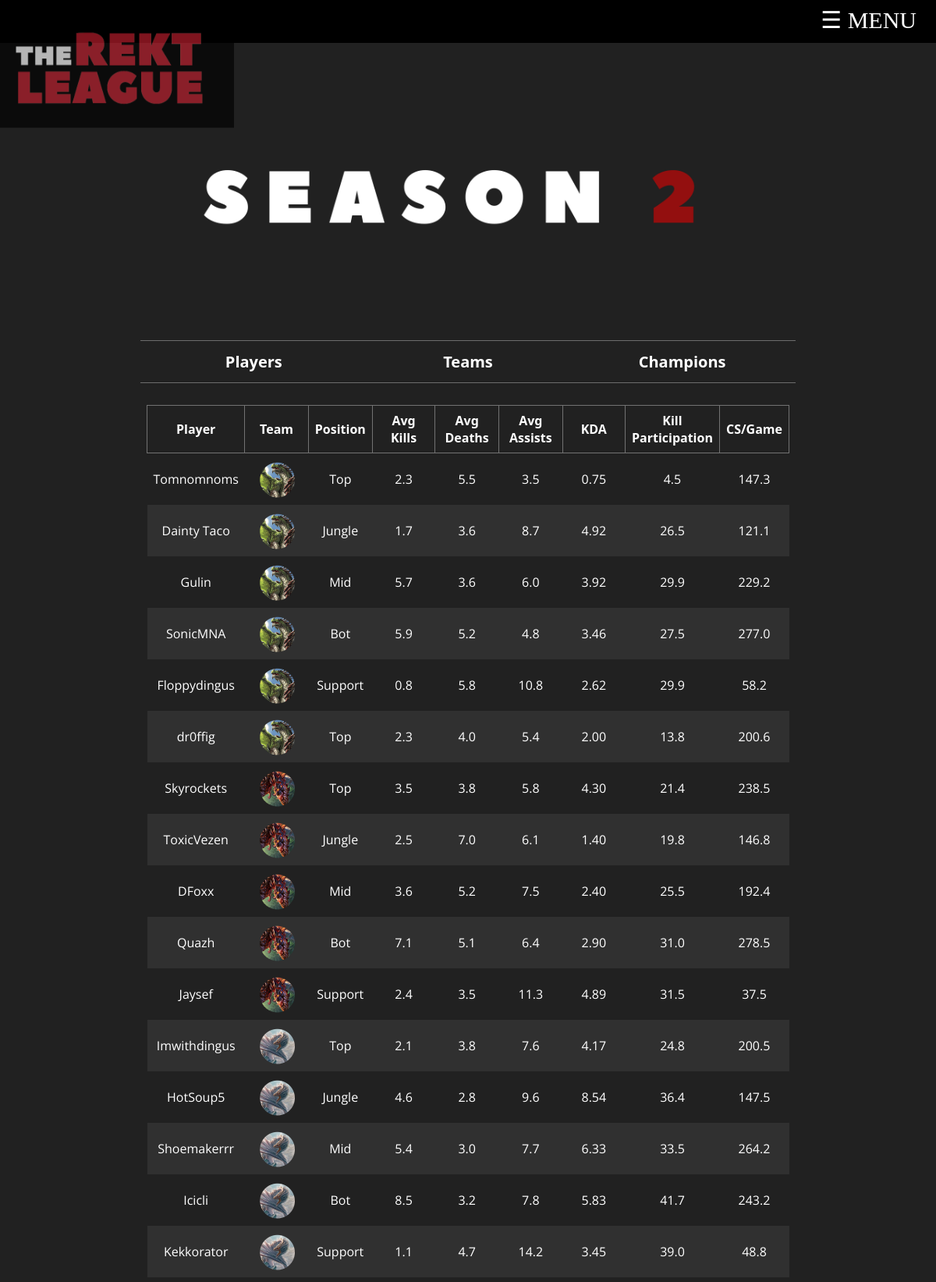
/stats/season/2/players/ (upper part), run on the app's committed database.
### stats/models.py (models this page shows, shortened)
class TeamPlayer(models.Model):
    team = models.ForeignKey(Team, on_delete=models.CASCADE)
    player = models.ForeignKey(Player)
    role = models.ForeignKey(Role)
    isLeader = models.BooleanField(default=False)
    class Meta:
        unique_together = (("team", "player"))
    def get_avg_kills(self):
        avg_kills = Match.objects.select_related().filter(playermatch__player=self.player, teammatch__team=self.team).aggregate(avg_kills=Avg('playermatch__kills'))['avg_kills']
        if avg_kills == None:
            return 0
        return avg_kills
    def get_avg_deaths(self):
        avg_deaths = Match.objects.select_related().filter(playermatch__player=self.player, teammatch__team=self.team).aggregate(avg_deaths=Avg('playermatch__deaths'))['avg_deaths']
        if avg_deaths == None:
            return 0
        return avg_deaths
    def get_avg_assists(self):
        avg_assists = Match.objects.select_related().filter(playermatch__player=self.player, teammatch__team=self.team).aggregate(avg_assists=Avg('playermatch__assists'))['avg_assists']
        if avg_assists == None:
            return 0
        return avg_assists
    def get_kda(self):
        kda = Match.objects.select_related().filter(playermatch__player=self.player, teammatch__team=self.team).aggregate(kda=Avg((F('playermatch__kills') + F('playermatch__assists')) / F('playermatch__deaths')))['kda']
        if kda == None:
            return 0
        return kda
    def get_cs_per_game(self):
        cs = Match.objects.select_related().filter(playermatch__player=self.player, teammatch__team=self.team).aggregate(cs=Avg((F('playermatch__neutral_minions_killed') + F('playermatch__total_minions_killed'))))['cs']
        if cs == None:
            return 0
        return cs
    def get_kill_participation(self):
        total_kills = TeamMatch.objects.filter(team=self.team).aggregate(kills__sum=Sum('match__playermatch__kills'))['kills__sum']
        player_kills_assists = Match.objects.select_related().filter(playermatch__player=self.player, teammatch__team=self.team).aggregate(kills__sum=Sum(F('playermatch__kills') + F('playermatch__assists')))['kills__sum']
        if player_kills_assists == None:
            return 0
        return 100.0 * player_kills_assists / total_kills

class Player(models.Model):
    name = models.CharField(max_length=40)
    riot_id = models.IntegerField(default=0)
    matches = models.ManyToManyField(Match, through='PlayerMatch')

class Team(models.Model):
    name = models.CharField(max_length=40)
    players = models.ManyToManyField(Player, through='TeamPlayer')
    matches = models.ManyToManyField(Match, through='TeamMatch')
    season = models.ForeignKey(Season)
    icon = models.ImageField(upload_to='stats')
    splash = models.ImageField(upload_to='stats/team_splashes', default='')

class Role(models.Model):
    name = models.CharField(max_length=15)
    icon = models.ImageField(upload_to='stats/role/icon', default='')

### stats/views.py (the view)
# urls.py: url(r'^season/(?P<season_id>[0-9]+)/players/$', views.season_players_detail, name='season_players'),
def season_players_detail(request, season_id):
    latest_season = Season.objects.latest('id')
    context = {
        'latest_season': latest_season
    }
    season = get_object_or_404(Season, id=season_id)
    team_players = TeamPlayer.objects.filter(team__season=season_id)
    context = {
        'latest_season': latest_season,
        'season': season,
        'team_players': team_players
    }
    return render(request, 'stats/season_players.html', context)

### stats/templates/stats/season_players.html (shortened to what this page needs)
{% extends "stats/base.html" %}
{% block content %}
<a class="imglink" href="/stats/season/{{ season.id }}/"><img style="width: 100%; margin-top:190px; margin-bottom: 90px;" src="/static/stats/season2.png"></a>
<table class="centercontent" width="70%">
	<tr class="centercontent">
		<td>
		</td>
	</tr>
	<tr class="centercontent">
		<td>
		<table class="centercontent" width="100%">
			<td class="pagebutton" width="33%">
				<div style="font-size:20;">
					<a href="/stats/season/{{ season.id }}/players/"><b>Players</b></a>
				</div>
			</td>
			<td class="pagebutton" width="33%">
				<div style="font-size:20;">
					<a href="/stats/season/{{ season.id }}/teams/"><b>Teams</b></a>
				</div>
			</td>
			<td class="pagebutton" width="33%">
				<div style="font-size:20;">
					<a href="/stats/season/{{ season.id }}/champions/"><b>Champions</b></a>
				</div>
			</td>
		</table>
		</td>
	</tr>
	<tr>
		<td>
			<table id="playerTable" style="margin-bottom:20px; margin-top:20px;" class="centercontent tablesorter">
				<thead>
				<tr>
					<th class="sortableheader" width="10%">
						Player
					</th>
					<th class="sortableheader" width="10%">
						Team
					</th>
					<th class="sortableheader" width="10%">
						Position
					</th>
					<th class="sortableheader" width="10%">
						Avg<br>
						Kills
					</th>
					<th class="sortableheader" width="10%">
						Avg<br>
						Deaths
					</th>
					<th class="sortableheader" width="10%">
						Avg<br>
						Assists
					</th>
					<th class="sortableheader" width="10%">
						KDA
					</th>
					<th class="sortableheader" width="10%">
						Kill
						Participation
					</th>
					<th class="sortableheader" width="10%">
						CS/Game
					</th>
				</tr>
				</thead>
				<tbody>
				{% for team_player in team_players %}
				<tr class="alternating-back">
					<td>
						{{ team_player.player.name }}
					</td>
					<td>
						<img height="50" width="50" src="{{ team_player.team.icon.url }}" title="{{ team_player.team.name }}">
					</td>
					<td>
						{{ team_player.role.name }}
					</td>
					<td>
						{{ team_player.get_avg_kills|floatformat:"1" }}
					</td>
					<td>
						{{ team_player.get_avg_deaths|floatformat:"1" }}
					</td>
					<td>
						{{ team_player.get_avg_assists|floatformat:"1" }}
					</td>
					<td>
						{{ team_player.get_kda|floatformat:"2" }}
					</td>
					<td>
						{{ team_player.get_kill_participation|floatformat:"1" }}
					</td>
					<td>
						{{ team_player.get_cs_per_game|floatformat:"1" }}
					</td>
				</tr>
				{% endfor %}
				</tbody>
			</table>
		</td>
	</tr>
</table>
{% endblock %}

### stats/templates/stats/base.html (style rules this page uses)
table { border-collapse: collapse; padding: 10px; }
table.centercontent { margin-left: auto; margin-right: auto; padding-left: 0px; padding-right: 0px; border-left: 0px; border-right: 0px; }
tr.centercontent { padding: 0px; text-align: center; border-bottom: 1px solid #6d6d6d; }
td.pagebutton { font-color: white; font-size: ; padding-top: 5px; padding-bottom: 5px; font-family: 'Noto Sans', sans-serif; }
th { text-align: center; padding: 8px; font-family: 'Noto Sans', sans-serif; }
td { text-align: center; padding: 8px; font-family: 'Open Sans', sans-serif; }
th.sortableheader { border:1px solid #727272; font-family: 'Noto Sans', sans-serif; }
tr.alternating-back:nth-child(even) { background-color: #303030; }
body { margin:0px; color: white; background-color: #212121; }
a:link { text-decoration: none; color: white; }

### data on the page
TeamPlayer: player.name "Tomnomnoms", team.icon (picture), role.name "Top", get_avg_kills "2.3", get_avg_deaths "5.5", get_avg_assists "3.5", get_kda "0.75", get_kill_participation "4.5", get_cs_per_game "147.3"
TeamPlayer: player.name "Dainty Taco", team.icon (picture), role.name "Jungle", get_avg_kills "1.7", get_avg_deaths "3.6", get_avg_assists "8.7", get_kda "4.92", get_kill_participation "26.5", get_cs_per_game "121.1"
TeamPlayer: player.name "Gulin", team.icon (picture), role.name "Mid", get_avg_kills "5.7", get_avg_deaths "3.6", get_avg_assists "6.0", get_kda "3.92", get_kill_participation "29.9", get_cs_per_game "229.2"
TeamPlayer: player.name "SonicMNA", team.icon (picture), role.name "Bot", get_avg_kills "5.9", get_avg_deaths "5.2", get_avg_assists "4.8", get_kda "3.46", get_kill_participation "27.5", get_cs_per_game "277.0"
TeamPlayer: player.name "Floppydingus", team.icon (picture), role.name "Support", get_avg_kills "0.8", get_avg_deaths "5.8", get_avg_assists "10.8", get_kda "2.62", get_kill_participation "29.9", get_cs_per_game "58.2"
TeamPlayer: player.name "dr0ffig", team.icon (picture), role.name "Top", get_avg_kills "2.3", get_avg_deaths "4.0", get_avg_assists "5.4", get_kda "2.00", get_kill_participation "13.8", get_cs_per_game "200.6"
TeamPlayer: player.name "Skyrockets", team.icon (picture), role.name "Top", get_avg_kills "3.5", get_avg_deaths "3.8", get_avg_assists "5.8", get_kda "4.30", get_kill_participation "21.4", get_cs_per_game "238.5"
TeamPlayer: player.name "ToxicVezen", team.icon (picture), role.name "Jungle", get_avg_kills "2.5", get_avg_deaths "7.0", get_avg_assists "6.1", get_kda "1.40", get_kill_participation "19.8", get_cs_per_game "146.8"
TeamPlayer: player.name "DFoxx", team.icon (picture), role.name "Mid", get_avg_kills "3.6", get_avg_deaths "5.2", get_avg_assists "7.5", get_kda "2.40", get_kill_participation "25.5", get_cs_per_game "192.4"
TeamPlayer: player.name "Quazh", team.icon (picture), role.name "Bot", get_avg_kills "7.1", get_avg_deaths "5.1", get_avg_assists "6.4", get_kda "2.90", get_kill_participation "31.0", get_cs_per_game "278.5"
TeamPlayer: player.name "Jaysef", team.icon (picture), role.name "Support", get_avg_kills "2.4", get_avg_deaths "3.5", get_avg_assists "11.3", get_kda "4.89", get_kill_participation "31.5", get_cs_per_game "37.5"
TeamPlayer: player.name "Imwithdingus", team.icon (picture), role.name "Top", get_avg_kills "2.1", get_avg_deaths "3.8", get_avg_assists "7.6", get_kda "4.17", get_kill_participation "24.8", get_cs_per_game "200.5"
TeamPlayer: player.name "HotSoup5", team.icon (picture), role.name "Jungle", get_avg_kills "4.6", get_avg_deaths "2.8", get_avg_assists "9.6", get_kda "8.54", get_kill_participation "36.4", get_cs_per_game "147.5"
TeamPlayer: player.name "Shoemakerrr", team.icon (picture), role.name "Mid", get_avg_kills "5.4", get_avg_deaths "3.0", get_avg_assists "7.7", get_kda "6.33", get_kill_participation "33.5", get_cs_per_game "264.2"
TeamPlayer: player.name "Icicli", team.icon (picture), role.name "Bot", get_avg_kills "8.5", get_avg_deaths "3.2", get_avg_assists "7.8", get_kda "5.83", get_kill_participation "41.7", get_cs_per_game "243.2"
TeamPlayer: player.name "Kekkorator", team.icon (picture), role.name "Support", get_avg_kills "1.1", get_avg_deaths "4.7", get_avg_assists "14.2", get_kda "3.45", get_kill_participation "39.0", get_cs_per_game "48.8"
